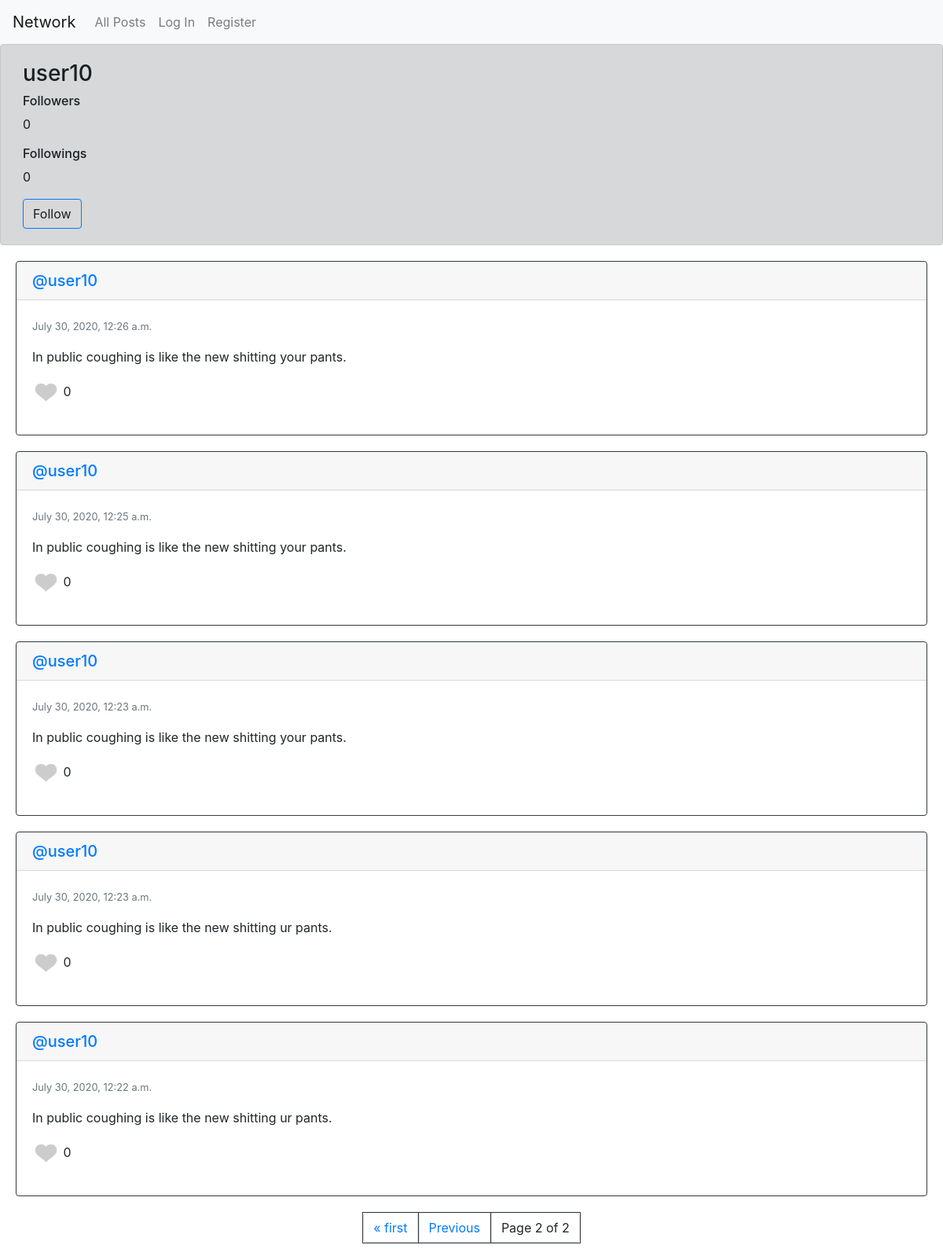
The page /profile/11?page=2 on the database its author committed.
### network/models.py (models this page shows, shortened)
class User(AbstractUser):
    pass

class Tweet(models.Model):
    user = models.ForeignKey("User", on_delete=models.CASCADE, related_name="tweets")
    text = models.TextField(blank=True)
    date_created = models.DateTimeField(auto_now=True)
    likes = models.ManyToManyField('User', default=None, blank=True, related_name='tweet_likes')

### network/views.py (the view)
# urls.py: path("profile/<int:uid>", views.profileView, name="profileView"),
def profileView(request,uid):
    tweets = Tweet.objects.filter(user = uid).order_by('-date_created')
    followers = Follow.objects.filter(following=uid)
    followings = Follow.objects.filter(follower=uid)
    y = [x.follower.id for x in followers]
    print(f'yes {y}')
    user = User.objects.get(id=uid)
    for t in tweets:
        user = t.user
    paginator = Paginator(tweets, 10) # Show 10 posts per page.
    page_number = request.GET.get('page')
    tweets = paginator.get_page(page_number)
    return render(request, "network/profile.html", {
        'tweets':tweets,
        'username':user,
        'followers':followers,
        'followings':followings,
        'y':y
    })

### network/templates/network/profile.html (shortened to what this page needs)
{% extends "network/layout.html" %}{% load static %}
{% block body %}
<div class="d-flex bd-highlight mb-3 alert alert-dark">
    <div class="p-2 bd-highlight">
        <h3>{{ username }}</h3>
        <h6>Followers </h6><p class="followers"> {{followers.count}} </p>
        <h6>Followings</h6><p class="followings"> {{followings.count}} </p>
        {% if request.user != username %}
            {% if request.user.id in y %}
                <a id="follow" data-user="{{username}}" class="btn btn-outline-primary">Following</a>
            {% else %}
                <a id="follow" data-user="{{username}}" class="btn btn-outline-primary">Follow</a>
            {% endif %}
        {% endif %}
    </div>
    <div class="p-2 bd-highlight"></div>
    <div class="ml-auto p-2 bd-highlight"></div>
</div>
{% for tweet in tweets %}
<div id="T{{tweet.id}}" class="card border border-dark" style="margin: 20px;" >
    <a href="{% url 'profileView' uid=tweet.user.id %}"><h5 class="card-header">@{{tweet.user}}</h5></a>
    <div id="pp{{tweet.id}}" class="card-body">
        <p><small class="text-muted">{{tweet.date_created}}</small></p>
        <p class="card-text"> {{tweet.text}}</p>
        {% if request.user in  tweet.likes.all %}
            <p class="image" ><img id="l{{tweet.id}}" src="{% static 'network/like.png' %}" data-user="{{request.user.id}}" data-value="like" alt="heart" style="width: 35px;height: 35px; fill: red;"><count id="ll{{tweet.id}}"> {{tweet.likes.all.count}}</count> </p>
        {% else %}
            <p class="image" ><img id="l{{tweet.id}}" src="{% static 'network/unlike.png' %}" data-user="{{request.user.id}}" data-value="unlike" alt="heart" style="width: 35px;height: 35px;fill: red;"><count id="ll{{tweet.id}}"> {{tweet.likes.all.count}}</count> </p>
        {% endif %}
    </div>
</div>
{% endfor %}
{% include "network/pagination.html" %}
{% endblock %}

### rows shown on the page
User: username "user10"
Tweet: user "user10", date_created "July 30, 2020, 12:26 a.m.", text "In public coughing is like the new shitting your pants.", likes.all.count "0"
Tweet: user "user10", date_created "July 30, 2020, 12:25 a.m.", text "In public coughing is like the new shitting your pants.", likes.all.count "0"
Tweet: user "user10", date_created "July 30, 2020, 12:23 a.m.", text "In public coughing is like the new shitting your pants.", likes.all.count "0"
Tweet: user "user10", date_created "July 30, 2020, 12:23 a.m.", text "In public coughing is like the new shitting ur pants.", likes.all.count "0"
Tweet: user "user10", date_created "July 30, 2020, 12:22 a.m.", text "In public coughing is like the new shitting ur pants.", likes.all.count "0"

### other values the page prints
{{ followers.count }} "0"
{{ followings.count }} "0"
{{ tweets.number }} "2"
{{ tweets.paginator.num_pages }} "2"
